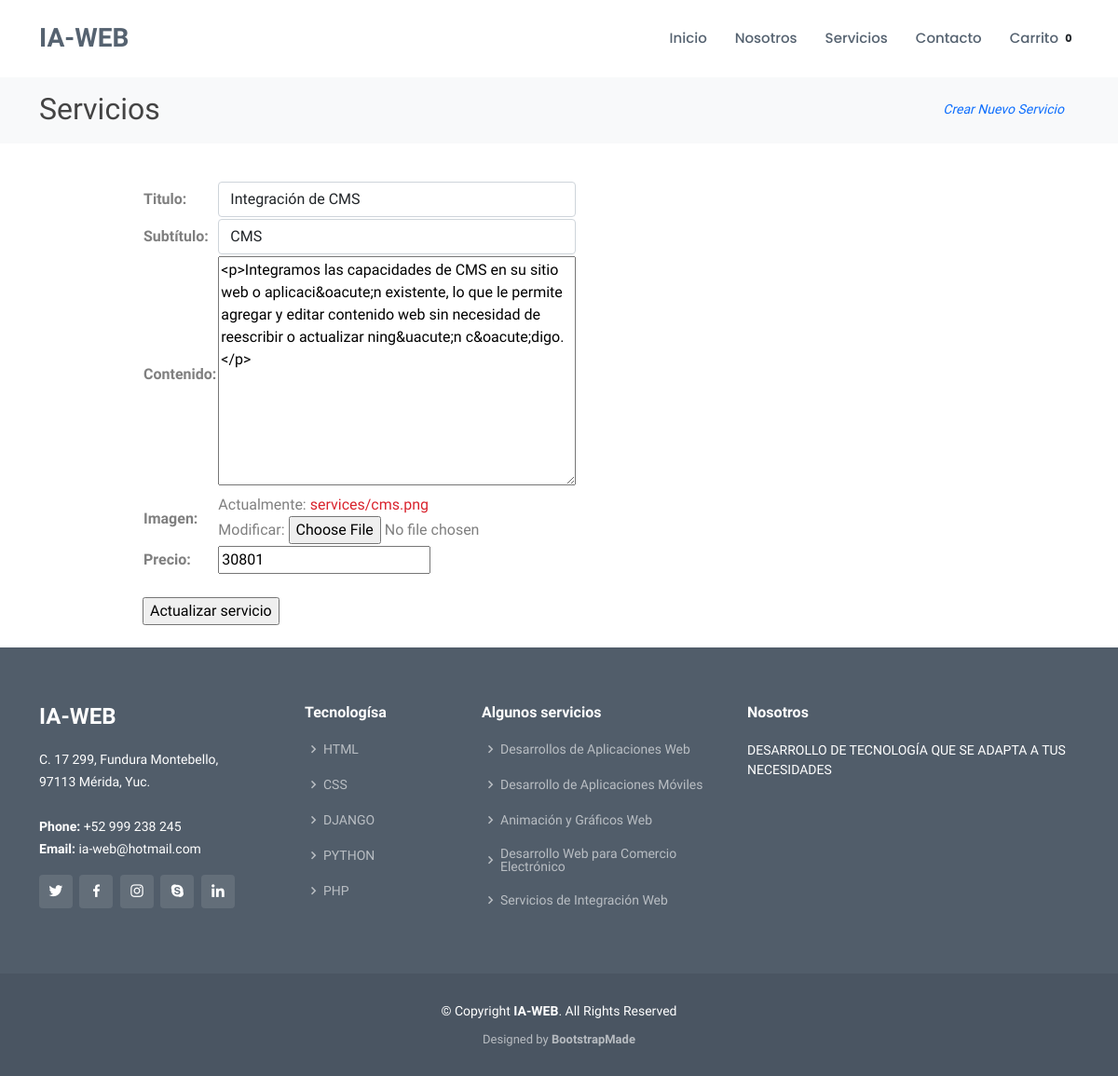
The page /services/update/8 (signed in) on the database its author committed.
### services/models.py (models this page shows, shortened)
class Service(models.Model):
    title = models.CharField(max_length=200, verbose_name='Titulo')
    subtitle = models.CharField(max_length=200, verbose_name='Subtítulo')
    content = RichTextUploadingField(verbose_name='Contenido')
    image = models.ImageField(upload_to='services', verbose_name="Imagen")
    pricing = models.IntegerField(verbose_name="Precio")
    created = models.DateTimeField(auto_now_add=True, verbose_name='Fecha de creación')
    updated = models.DateTimeField(auto_now=True, verbose_name='Fecha de modificación')
    class Meta:
        verbose_name = 'Servicio'
        verbose_name_plural = 'Servicios'
        ordering = ['-updated']

### services/views.py (the view)
# urls.py: path('update/<int:service_id>',views.update, name='update'),
@staff_member_required
def update(request, service_id):
    service = Service.objects.get(id=service_id)
    if request.method == 'POST':
        form = ServiceForm(request.POST,request.FILES, instance=service)
        if form.is_valid():
            form.save()
            return HttpResponseRedirect('/')
    else:
        form = ServiceForm(instance=service)
    return render(request, 'services/service_update_form.html', {'form':form})

### services/forms.py (shortened to what this page needs)
class ServiceForm(ModelForm):
    class Meta:
        model = Service
        fields = ['title','subtitle', 'content', 'image', 'pricing']
        widgets = {
            'title':TextInput(attrs={'class':'form-control', 'placeholder':'Título'}),
            'subtitle':TextInput(attrs={'class':'form-control', 'placeholder':'Subtítulo'}),
        }

### services/templates/services/service_update_form.html
{% extends "core/base.html" %}
{% block content %}
{% load static %}
{% include 'services/menu_services.html' %}
{% include 'services/service_formulario.html' with btn_description='Actualizar servicio' %}
{% endblock %}

### services/templates/services/service_formulario.html (shortened to what this page needs)
<div class="containaer">
    <div class="row mt-3">
        <div class="col-md-9 mx-auto text-light py-4">
            <div>
                <form action="" method="post" enctype="multipart/form-data">
                    <table class="text-black-50">
                        {{form.as_table}}
                    </table>
                    <br>
                    <input type="submit" value="{{ btn_description }}">
                </form>
            </div>
        </div>
    </div>
</div>

### core/static/core/css/style.css (style rules this page uses)
body { font-family: "Open Sans", sans-serif; color: #444444; }
a { text-decoration: none; color: #d9232d; }

### rows shown on the page
Service: title "Integración de CMS", subtitle "CMS", content "<p>Integramos las capacidades de CMS en su sitio web o aplicaci&oacute;n existente, lo que le permite agregar y editar contenido web sin necesidad de reescribir o actualizar ning&uacute;n c&oacute;digo.</p>", pricing "30801"
